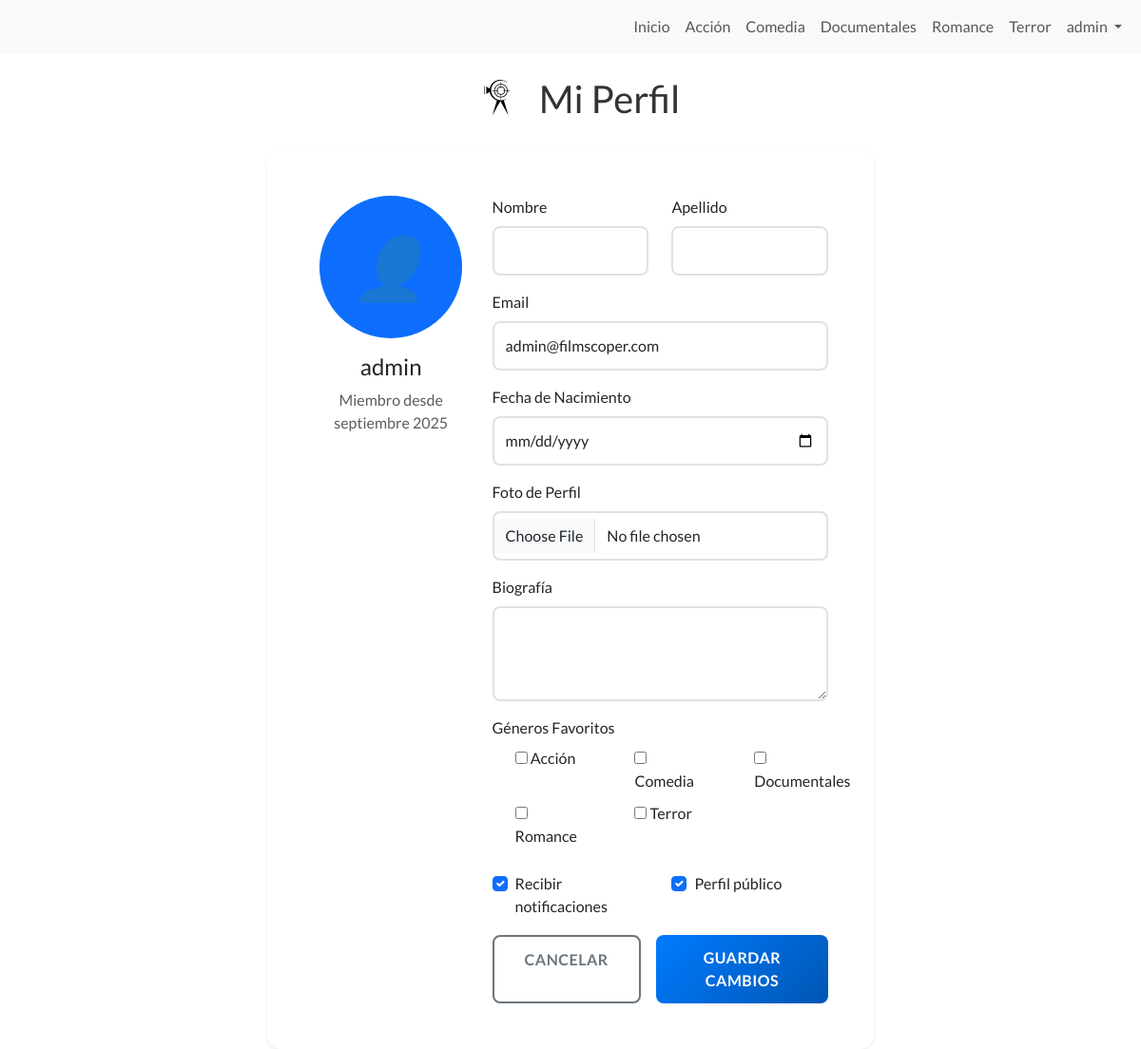
The app's page /perfil/ (signed in) with its own data.
### core/models.py (models this page shows, shortened)
class Categoria(models.Model):
    nombre = models.CharField(max_length=50, unique=True)
    slug = models.SlugField(unique=True)
    descripcion = models.TextField(blank=True)
    class Meta:
        verbose_name = "Categoría"
        verbose_name_plural = "Categorías"
        ordering = ['nombre']
    def __str__(self):
        return self.nombre

class PerfilUsuario(models.Model):
    user = models.OneToOneField(User, on_delete=models.CASCADE, related_name='perfil')
    fecha_nacimiento = models.DateField(blank=True, null=True)
    foto_perfil = models.ImageField(upload_to='usuarios/fotos/', blank=True)
    biografia = models.TextField(max_length=500, blank=True)
    generos_favoritos = models.ManyToManyField(Categoria, blank=True, related_name='usuarios_favoritos')
    peliculas_favoritas = models.ManyToManyField(Pelicula, blank=True, related_name='usuarios_favoritas')
    ver_mas_tarde = models.ManyToManyField(Pelicula, blank=True, related_name='usuarios_ver_mas_tarde')
    recibir_notificaciones = models.BooleanField(default=True)
    perfil_publico = models.BooleanField(default=True)
    fecha_creacion = models.DateTimeField(auto_now_add=True)
    fecha_actualizacion = models.DateTimeField(auto_now=True)
    class Meta:
        verbose_name = "Perfil de Usuario"
        verbose_name_plural = "Perfiles de Usuarios"

### core/views.py (the view)
# urls.py: path('perfil/', views.perfil, name='perfil'),
@login_required
def perfil(request):
    try:
        perfil_usuario = request.user.perfil
    except PerfilUsuario.DoesNotExist:
        perfil_usuario = PerfilUsuario.objects.create(user=request.user)
    if request.method == 'POST':
        form = PerfilForm(request.POST, request.FILES, instance=perfil_usuario, user=request.user)
        if form.is_valid():
            form.save()
            messages.success(request, '¡Perfil actualizado exitosamente!')
            return redirect('core:perfil')
    else:
        form = PerfilForm(instance=perfil_usuario, user=request.user)
    return render(request, 'core/perfil.html', {'form': form, 'perfil': perfil_usuario})

### core/context_processors.py (called while the page is built)
def categorias_context(request):
    categorias = Categoria.objects.all().order_by('nombre')
    return {
        'categorias_nav': categorias
    }

### core/templates/core/perfil.html (shortened to what this page needs)
{% extends 'core/base.html' %}
{% load static %}
{% block content %}
<header>
    <div class="filmscoper-icon">
        <img src="{% static 'core/img/icons/filmscoperlogo.svg' %}" alt="FilmScoper Logo">
    </div>
    <h1>Mi Perfil</h1>
</header>
<main class="container-fluid">
    <div class="row justify-content-center">
        <div class="col-12 col-lg-8">
            <div class="card shadow-sm">
                <div class="card-body p-5">
                    <div class="row">
                        <div class="col-md-4 text-center mb-4">
                            {% if perfil.foto_perfil %}
                                <img src="{{ perfil.foto_perfil.url }}" class="rounded-circle mb-3" width="150" height="150" style="object-fit: cover;" alt="Foto de perfil">
                            {% else %}
                                <div class="bg-primary rounded-circle d-flex align-items-center justify-content-center mb-3 mx-auto" style="width: 150px; height: 150px;">
                                    <i class="text-white" style="font-size: 4rem;">👤</i>
                                </div>
                            {% endif %}
                            <h4>{{ user.get_full_name|default:user.username }}</h4>
                            <p class="text-muted">Miembro desde {{ user.date_joined|date:"F Y" }}</p>
                        </div>
                        <div class="col-md-8">
                            <form method="post" enctype="multipart/form-data">
                                <div class="row">
                                    <div class="col-md-6 mb-3">
                                        <label for="{{ form.first_name.id_for_label }}" class="form-label">Nombre</label>
                                        {{ form.first_name }}
                                    </div>
                                    <div class="col-md-6 mb-3">
                                        <label for="{{ form.last_name.id_for_label }}" class="form-label">Apellido</label>
                                        {{ form.last_name }}
                                    </div>
                                </div>
                                <div class="mb-3">
                                    <label for="{{ form.email.id_for_label }}" class="form-label">Email</label>
                                    {{ form.email }}
                                </div>
                                <div class="mb-3">
                                    <label for="{{ form.fecha_nacimiento.id_for_label }}" class="form-label">Fecha de Nacimiento</label>
                                    {{ form.fecha_nacimiento }}
                                </div>
                                <div class="mb-3">
                                    <label for="{{ form.foto_perfil.id_for_label }}" class="form-label">Foto de Perfil</label>
                                    {{ form.foto_perfil }}
                                </div>
                                <div class="mb-3">
                                    <label for="{{ form.biografia.id_for_label }}" class="form-label">Biografía</label>
                                    {{ form.biografia }}
                                </div>
                                <div class="mb-3">
                                    <label class="form-label">Géneros Favoritos</label>
                                    <div class="row">
                                        {% for choice in form.generos_favoritos %}
                                            <div class="col-md-4 mb-2">
                                                <div class="form-check">
                                                    {{ choice.tag }}
                                                    <label class="form-check-label" for="{{ choice.id_for_label }}">
                                                        {{ choice.choice_label }}
                                                    </label>
                                                </div>
                                            </div>
                                        {% endfor %}
                                    </div>
                                </div>
                                <div class="row mb-3">
                                    <div class="col-md-6">
                                        <div class="form-check">
                                            {{ form.recibir_notificaciones }}
                                            <label class="form-check-label" for="{{ form.recibir_notificaciones.id_for_label }}">
                                                Recibir notificaciones
                                            </label>
                                        </div>
                                    </div>
                                    <div class="col-md-6">
                                        <div class="form-check">
                                            {{ form.perfil_publico }}
                                            <label class="form-check-label" for="{{ form.perfil_publico.id_for_label }}">
                                                Perfil público
                                            </label>
                                        </div>
                                    </div>
                                </div>
                                <div class="d-grid gap-2 d-md-flex justify-content-md-end">
                                    <a href="{% url 'core:index' %}" class="btn btn-outline-secondary me-md-2">Cancelar</a>
                                    <button type="submit" class="btn btn-primary">Guardar Cambios</button>
                                </div>
                            </form>
                        </div>
                    </div>
                </div>
            </div>
        </div>
    </div>
</main>
{% endblock %}

### core/templates/core/base.html (shortened to what this page needs)
{% load static %}
<!DOCTYPE html>
<html lang="es">
<head>
    <link href="https://cdn.jsdelivr.net/npm/bootstrap@5.3.7/dist/css/bootstrap.min.css"
          rel="stylesheet"
>
    <link rel="stylesheet" href="https://cdn.jsdelivr.net/npm/sweetalert2@11/dist/sweetalert2.min.css">
    <link rel="stylesheet" href="{% static 'core/css/styles.css' %}">
</head>
<body>
    <nav class="navbar navbar-expand-sm bg-body-tertiary w-100 fixed-top">
        <div class="container-fluid">
            <div class="collapse navbar-collapse" id="navbarNav">
                <ul class="navbar-nav ms-auto">
                    <li class="nav-item">
                        <a class="nav-link {% if request.resolver_match.url_name == 'index' %}disabled{% endif %}" href="{% url 'core:index' %}">Inicio</a>
                    </li>
                    {% for categoria in categorias_nav %}
                        <li class="nav-item">
                            <a class="nav-link {% if request.resolver_match.kwargs.categoria_slug == categoria.slug or request.resolver_match.url_name == categoria.slug %}disabled{% endif %}"
                               href="{% url 'core:categoria' categoria.slug %}">{{ categoria.nombre }}</a>
                        </li>
                    {% endfor %}
                    <li class="nav-item dropdown">
                        <a class="nav-link dropdown-toggle" href="#" role="button" data-bs-toggle="dropdown" aria-expanded="false">
                            {% if user.is_authenticated %}
                                {{ user.first_name|default:user.username }}
                            {% else %}
                                Mi Cuenta
                            {% endif %}
                        </a>
                    </li>
                </ul>
            </div>
        </div>
    </nav>
    <main>
        {% block content %}
        {% endblock %}
    </main>
</body>
</html>

### core/static/core/css/styles.css (style rules this page uses)
*::after, *::before { margin: 0; padding: 0; box-sizing: border-box; }
.dropdown-toggle::after { display: inline-block !important; margin-left: 0.255em; vertical-align: 0.255em; content: ""; border-top: 0.3em solid; border-right: 0.3em solid transparent; border-bottom: 0; border-left: 0.3em solid transparent; }
header { position: relative; display: flex; flex-direction: row; justify-content: center; align-items: center; padding: 10px 0 10px 0; margin-top: 50px; }
header h1 { font-family: 'Lato', sans-serif; font-size: 2.5rem; text-align: center; margin: 20px 0; color: #333; }
body { margin: 0 auto; max-width:max-content; font-family: 'Lato', sans-serif; background: white; }
h1 { font-family: 'Lato', sans-serif; font-size: 2.5rem; text-align: center; margin: 20px 0; color: #333; }
.filmscoper-icon { position: static; transform: none; margin-right: 2px; }
.filmscoper-icon img { width: 80px; height: 80px; }
img { max-width: 100%; padding : 0 }
.form-control { border: 2px solid #dee2e6; border-radius: 8px; padding: 0.75rem; font-size: 1rem; transition: all 0.3s ease; }
.btn-primary { background: linear-gradient(135deg, #007bff, #0056b3); border: none; border-radius: 8px; padding: 0.75rem 2rem; font-weight: 600; text-transform: uppercase; letter-spacing: 0.5px; transition: all 0.3s ease; }
.btn-outline-secondary { border: 2px solid #6c757d; border-radius: 8px; padding: 0.75rem 2rem; font-weight: 600; text-transform: uppercase; letter-spacing: 0.5px; transition: all 0.3s ease; }
.card { border: none; border-radius: 15px; box-shadow: 0 10px 30px rgba(0, 0, 0, 0.1); background: rgba(255, 255, 255, 0.95); backdrop-filter: blur(10px); }

### records on screen
Categoria: nombre "Acción", choice_label "Acción"
Categoria: nombre "Comedia", choice_label "Comedia"
Categoria: nombre "Documentales", choice_label "Documentales"
Categoria: nombre "Romance", choice_label "Romance"
Categoria: nombre "Terror", choice_label "Terror"
PerfilUsuario: recibir_notificaciones "☑", perfil_publico "☑"

### other values on screen
{{ user.first_name|default:user.username }} "admin"
{{ user.get_full_name|default:user.username }} "admin"
{{ user.date_joined|date:"F Y" }} "septiembre 2025"
